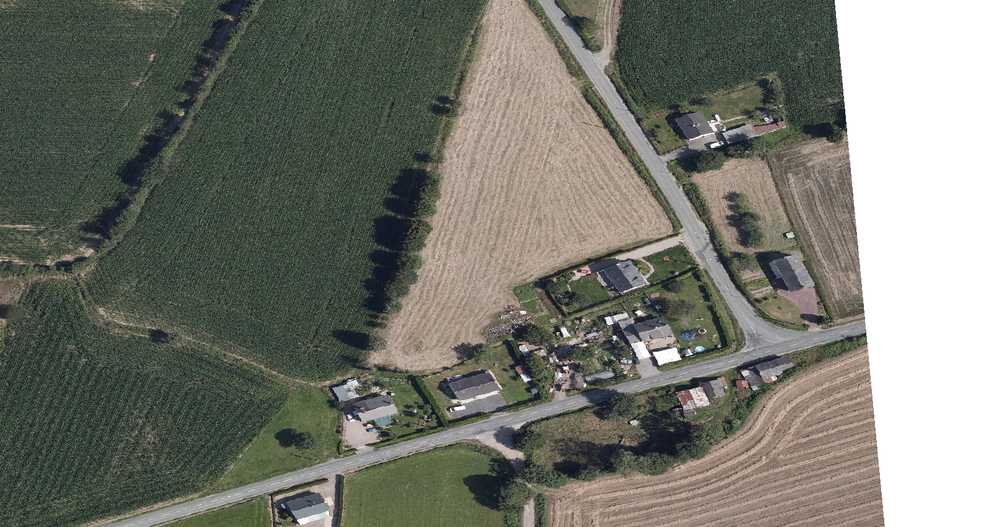
#> input picture image.png, 1000 x 527 px, shrunk from 1616 x 851 before the run, found by its file name
$ python Images_HSV.py
#> lines starting #> are read from the running program, lines starting #| are printed output that depends on the picture
import cv2
import matplotlib.pyplot as plt

# Charger l'image
image = cv2.imread("image.png")
#> image is the input picture: shape (527, 1000, 3); mean B, G, R 109.8, 119.3, 117.4

# Convertir l'image de BGR à HSV
hsv_image = cv2.cvtColor(image, cv2.COLOR_BGR2HSV)
#> hsv_image: shape (527, 1000, 3); mean H, S, V 44, 40.5, 123.6

# Extraire uniquement le canal H (Hue)
hue_channel = hsv_image[:, :, 0]
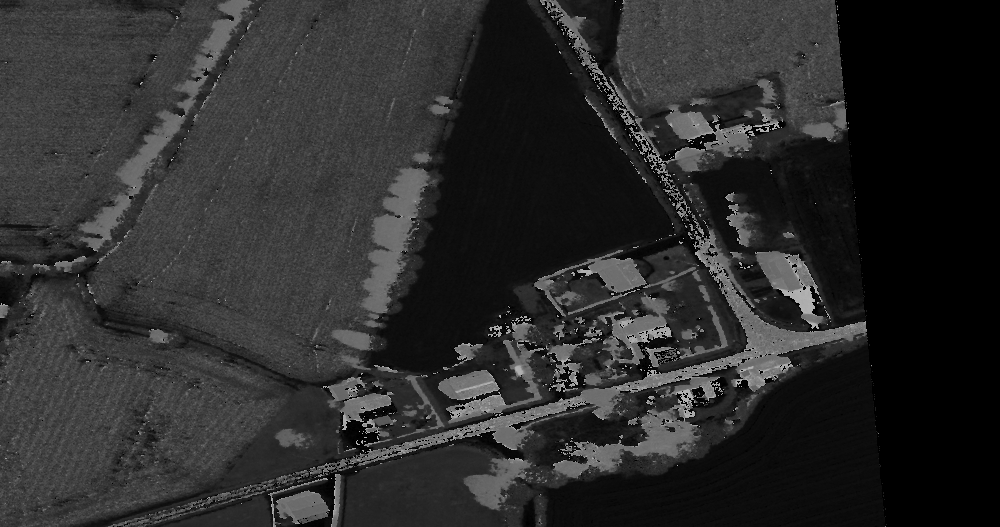
#> hue_channel: shape (527, 1000); min 0, max 179, mean 44

# Afficher le canal H
plt.imshow(hue_channel, cmap='hsv')
plt.title("Canal H (Hue) de l'image HSV")
plt.axis('off')  # Désactiver les axes
plt.show()

$ run again, with route11_segmentee.png copied over image.png
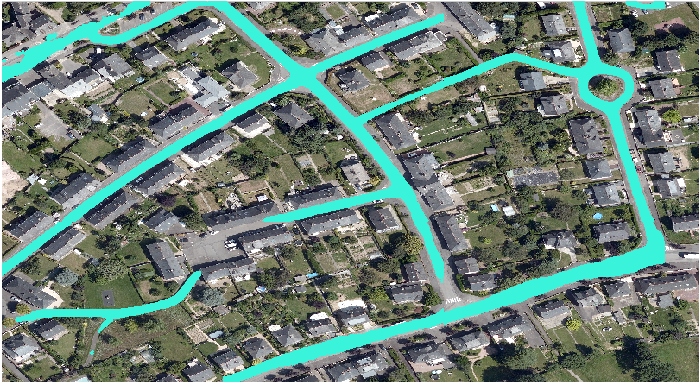
#> input picture route11_segmentee.png, 699 x 382 px, found by its file name
#> image is the input picture: shape (382, 699, 3); mean B, G, R 116.6, 126.8, 106.8
#> hsv_image: shape (382, 699, 3); mean H, S, V 67.4, 65.9, 131.5
#> `hue_channel = hsv_image[:, :, 0]`:
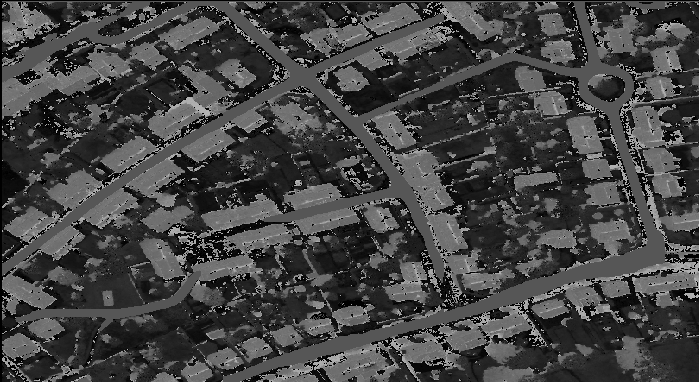
#> hue_channel: shape (382, 699); min 0, max 179, mean 67.4
